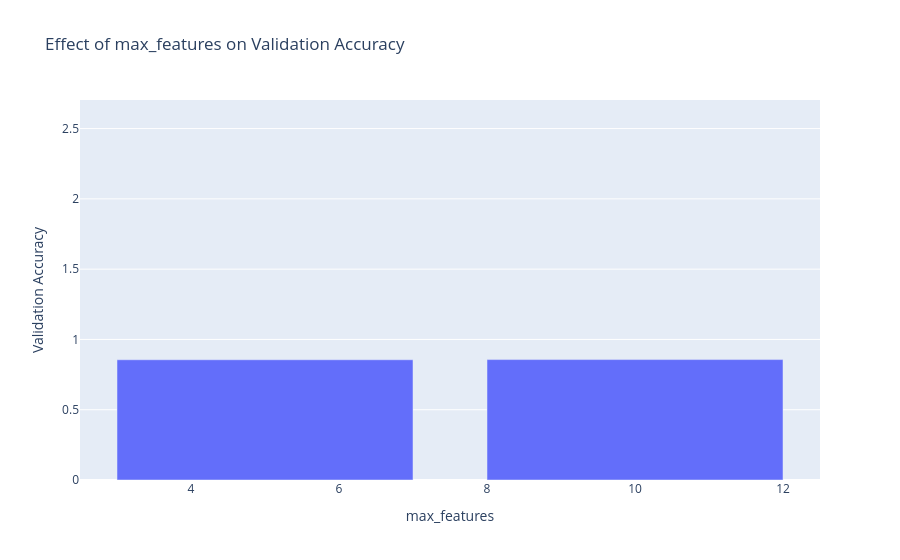

Notebook cell for this chart:
### Code cell
import pandas as pd
import plotly.express as px

df = pd.DataFrame(results, columns=['max_features', 'Validation Accuracy'])
fig = px.bar(df, x='max_features', y='Validation Accuracy', title='Effect of max_features on Validation Accuracy')
fig.show()

### Figure 1 — Plotly figure (JSON) as saved in the notebook; plotly's stock layout.template omitted (floating-point values rounded to 4 significant figures)
{"data": [{"hovertemplate": "max_features=%{x}<br>Validation Accuracy=%{y}<extra></extra>", "legendgroup": "", "marker": {"color": "#636efa", "pattern": {"shape": ""}}, "name": "", "orientation": "v", "showlegend": false, "textposition": "auto", "type": "bar", "x": ["sqrt", "log2", null, 5, 10], "xaxis": "x", "y": [0.8567, 0.8559, 0.8557, 0.8554, 0.8567], "yaxis": "y"}], "layout": {"barmode": "relative", "legend": {"tracegroupgap": 0}, "title": {"text": "Effect of max_features on Validation Accuracy"}, "xaxis": {"anchor": "y", "domain": [0, 1], "title": {"text": "max_features"}}, "yaxis": {"anchor": "x", "domain": [0, 1], "title": {"text": "Validation Accuracy"}}}}
